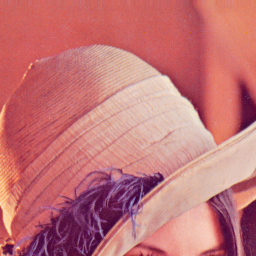
#> input picture data/MSTbic/train/HR/lenna_crop000001.png, 256 x 256 px; its folder holds 3 pictures in this run
$ python prepare_mstbic_dataset.py --src ../../../data/MSTbic/train/HR --out out
#> lines starting #> are read from the running program, lines starting #| are printed output that depends on the picture
"""
MSTbic Dataset Preparation (prepare_mstbic_dataset.py)
=======================================================
Generates pseudo-HR/LR pairs from LR-only images using multi-scale bicubic
downsampling — the core idea of the MSTbic training paradigm.

Workflow:
  1. Take a folder of LR source images (your only available resolution).
  2. Downsample each image by scale factor s (e.g. x4) with bicubic -> pseudo-LR.
  3. The original image is the pseudo-HR target.
  4. Save LR/HR crop pairs for training the SwinIR-lw model.

Usage (uv):
  uv run prepare_mstbic_dataset.py --src data/raw_lr --out data/MSTbic --scale 4 --patch 256 --splits 0.85 0.10 0.05
"""

# /// script
# requires-python = ">=3.8"
# dependencies = [
#   "Pillow>=9.0",
#   "numpy>=1.21",
#   "tqdm>=4.64",
# ]
# ///

import argparse
import os
import random
import shutil
from pathlib import Path

import numpy as np
from PIL import Image
from tqdm import tqdm


def bicubic_downsample(img: Image.Image, scale: int) -> Image.Image:
    """Downsample a PIL image by `scale` using bicubic interpolation."""
    w, h = img.size
    lw, lh = w // scale, h // scale
    return img.resize((lw, lh), Image.BICUBIC)


def extract_crops(img: np.ndarray, hr_size: int, stride: int):
    """Slide a window over `img` and yield (y, x, crop) tuples."""
    H, W = img.shape[:2]
    for y in range(0, H - hr_size + 1, stride):
        for x in range(0, W - hr_size + 1, stride):
            yield y, x, img[y:y + hr_size, x:x + hr_size]


def prepare_split(
    src_files: list,
    hr_dir: Path,
    lr_dir: Path,
    scale: int,
    hr_patch: int,
    stride: int,
):
#> called with scale = 4, hr_patch = 256, stride = 128
    hr_dir.mkdir(parents=True, exist_ok=True)
    lr_dir.mkdir(parents=True, exist_ok=True)

    idx = 0
    for fpath in tqdm(src_files, desc=f"  → {hr_dir.parent.name}"):
        try:
            img = Image.open(fpath).convert("RGB")
#> img is the input picture: PIL image 256x256 RGB; mean R, G, B 196.1, 115.8, 118.5
        except Exception as e:
            print(f"  [skip] {fpath.name}: {e}")
            continue

        w, h = img.size
#> w = 256; h = 256
        if w < hr_patch or h < hr_patch:
            # Upscale small images to at least hr_patch size
            ratio = max(hr_patch / w, hr_patch / h) + 0.01
            img = img.resize((int(w * ratio), int(h * ratio)), Image.BICUBIC)

        img_np = np.array(img)

        for _, _, hr_crop in extract_crops(img_np, hr_patch, stride):
            hr_pil = Image.fromarray(hr_crop)
            lr_pil = bicubic_downsample(hr_pil, scale)

            stem = f"{fpath.stem}_crop{idx:06d}"
            hr_pil.save(hr_dir / f"{stem}.png")
            lr_pil.save(lr_dir / f"{stem}.png")
            idx += 1
#> this loop made 1 pass
#> (w in bicubic_downsample, h in bicubic_downsample, lw in bicubic_downsample, lh in bicubic_downsample, stem, idx) on pass 1: (256, 256, 64, 64, 'lenna_crop000001_crop000000', 1)
#> pass 1, in prepare_split, `lr_pil = bicubic_downsample(hr_pil, scale)`:
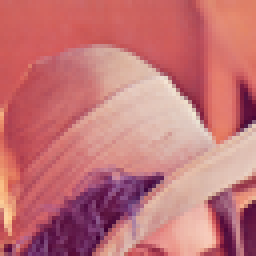
#> lr_pil: PIL image 64x64 RGB (shown 4 times larger); mean R, G, B 196.1, 115.8, 118.5
#> after the loop, idx = 1
#> pass 3 of the loop in main, `for split_name, files in splits.items():`:
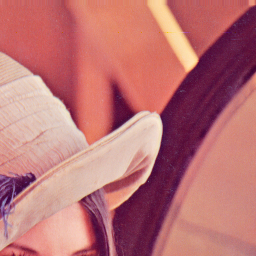
#> input picture data/MSTbic/train/HR/lenna_crop000002.png, 256 x 256 px
#> in prepare_split, img is the input picture: PIL image 256x256 RGB; mean R, G, B 188.1, 114.7, 116.7
#> the loop in prepare_split (call 2), `for _, _, hr_crop in extract_crops(img_np, hr_patch, stride):` made 1 pass
#> (w in bicubic_downsample, h in bicubic_downsample, lw in bicubic_downsample, lh in bicubic_downsample, stem, idx) on pass 1: (256, 256, 64, 64, 'lenna_crop000002_crop000000', 1)
#> pass 1, in prepare_split (call 2), `lr_pil = bicubic_downsample(hr_pil, scale)`:
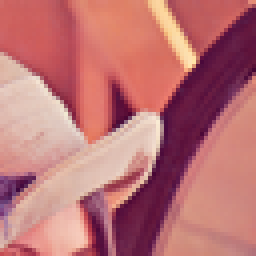
#> lr_pil: PIL image 64x64 RGB (shown 4 times larger); mean R, G, B 188.1, 114.7, 116.7
#|   Saved 1 LR/HR pairs to out/test

    print(f"  Saved {idx} LR/HR pairs to {hr_dir.parent}")


def main():
    parser = argparse.ArgumentParser(description="MSTbic Dataset Preparation")
    parser.add_argument("--src",   required=True, help="Folder of LR source images (your only data)")
    parser.add_argument("--out",   required=True, help="Output root folder")
    parser.add_argument("--scale", type=int, default=4, help="SR scale factor (default: 4)")
    parser.add_argument("--patch", type=int, default=256, help="HR patch size (default: 256)")
    parser.add_argument("--stride", type=int, default=None, help="Sliding stride (default: patch//2)")
    parser.add_argument("--splits", nargs=3, type=float, default=[0.85, 0.10, 0.05],
                        metavar=("TRAIN", "VAL", "TEST"), help="Train/Val/Test split ratios")
    parser.add_argument("--seed", type=int, default=42)
    args = parser.parse_args()

    random.seed(args.seed)
    np.random.seed(args.seed)

    stride = args.stride or args.patch // 2
    src = Path(args.src)
    out = Path(args.out)

    all_files = sorted([f for f in src.iterdir() if f.suffix.lower() in {".png", ".jpg", ".jpeg", ".tif"}])
    random.shuffle(all_files)

    n = len(all_files)
    n_train = int(args.splits[0] * n)
    n_val   = int(args.splits[1] * n)

    splits = {
        "train": all_files[:n_train],
        "val":   all_files[n_train:n_train + n_val],
        "test":  all_files[n_train + n_val:],
    }

    for split_name, files in splits.items():
        if not files:
            print(f"  [warning] No files for split '{split_name}' — skipping.")
            continue
        print(f"\n[{split_name.upper()}] {len(files)} source images")
        prepare_split(
            src_files=files,
            hr_dir=out / split_name / "HR",
            lr_dir=out / split_name / "LR",
            scale=args.scale,
            hr_patch=args.patch,
            stride=stride,
        )

    print("\n✓ MSTbic dataset preparation complete.")
    print(f"  Output: {out.resolve()}")
    print(f"  Config dataroot_H: {(out / 'train' / 'HR').resolve()}")
    print(f"  Config dataroot_L: {(out / 'train' / 'LR').resolve()}")


if __name__ == "__main__":
    main()
